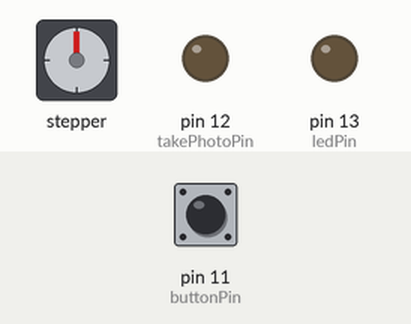
A sketch run on a simulated Arduino Uno, built with avr-gcc and run on an emulated ATmega328P. On the bench: stepper motor, output pins drawn as LEDs (lit = HIGH). Wiring (inferred from the names in the program): stepper motor driver (200 steps per turn assumed): step pin 2; direction pin 5; enable pin 8. Dashed ring = blinking. The inputs (shaded band) are chosen by the test bench; at power-on: pin 11 (buttonPin) HIGH. Pins used as bus, display or sensor lines are not drawn.

Above: at 1.2 s.
1.3 s: pin 11 (buttonPin) pulled LOW for 1 s
At 2.4 s:
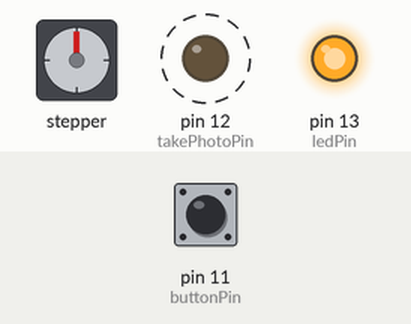
At 16.9 s:
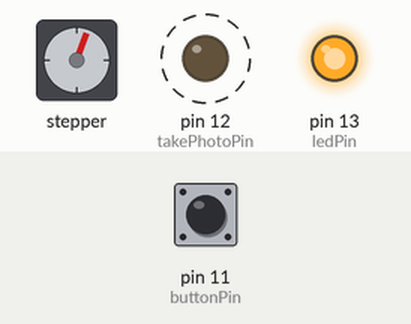
Timing chart, 0 to 17.6 s (numbered marks = the images above; inputs shaded):
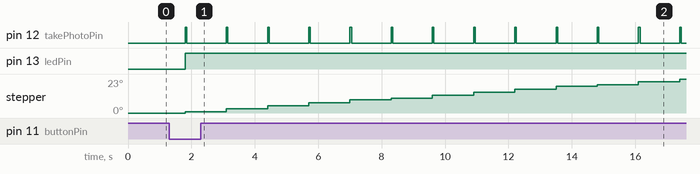

The sketch:

photogrammetry.ino
```cpp
const int debounceDelay = 500; // Debounce time in milliseconds
unsigned long firstDebounceTime = 0; // Last time the output was toggled
unsigned long recentDebounceTime = 0; // Last time the output was toggled
bool debounceCheck = false;

const int stepPin = 2;
const int dirPin = 5;
const int enablePin = 8; // Common ENABLE pin
const int buttonPin = 11; // Button connected to analog pin A0
const int ledPin = LED_BUILTIN; // Onboard LED pin
const int takePhotoPin = 12; // Button connected to analog pin A0

const int stepsToTake = 200; // Number of steps to rotate
const int onDelay = 50; // Delay between steps (in milliseconds)
const int offDelay = 1250; // Delay between steps (in milliseconds)

bool runMode = false; // Flag to track if the motor is in run mode
int steps = 0; // Counter for the number of steps taken

void setup() {
  pinMode(stepPin, OUTPUT);
  pinMode(dirPin, OUTPUT);
  pinMode(enablePin, OUTPUT); // Set the ENABLE pin as output
  pinMode(ledPin, OUTPUT); // Set the LED pin as output
  pinMode(takePhotoPin, OUTPUT); // Set the LED pin as output
  pinMode(buttonPin, INPUT_PULLUP); // Set the button pin as input with internal pull-up

  digitalWrite(enablePin, LOW); // Enable the motor driver
  digitalWrite(dirPin, HIGH);   // Set the direction
}

void loop() {
  // Read the state of the button
  int buttonState = digitalRead(buttonPin);

  if (buttonState == LOW && !debounceCheck) {
    firstDebounceTime = millis();
    debounceCheck = true;
  }

  if (buttonState == LOW && debounceCheck) {
    recentDebounceTime = millis();
    if(recentDebounceTime - firstDebounceTime >  debounceDelay){
      runMode = true; // Set the run mode flag
      steps = 0; // Reset the step counter
      debounceCheck = false;
    }
  }

  if (buttonState == HIGH && debounceCheck) {
    debounceCheck = false;
  }


  // If the motor is in run mode
  if (runMode) {
    // Rotate the motor for one step
    digitalWrite(ledPin, HIGH);
    digitalWrite(stepPin, HIGH);
    digitalWrite(takePhotoPin, HIGH);
    delay(onDelay);
    digitalWrite(stepPin, LOW);
    digitalWrite(takePhotoPin, LOW);
    delay(offDelay);

    steps++; // Increment the step counter

    // If the specified number of steps is reached, exit run mode
    if (steps >= stepsToTake) {
      runMode = false;
    }
  }
  else{
    digitalWrite(ledPin, LOW);
  }

}
```
